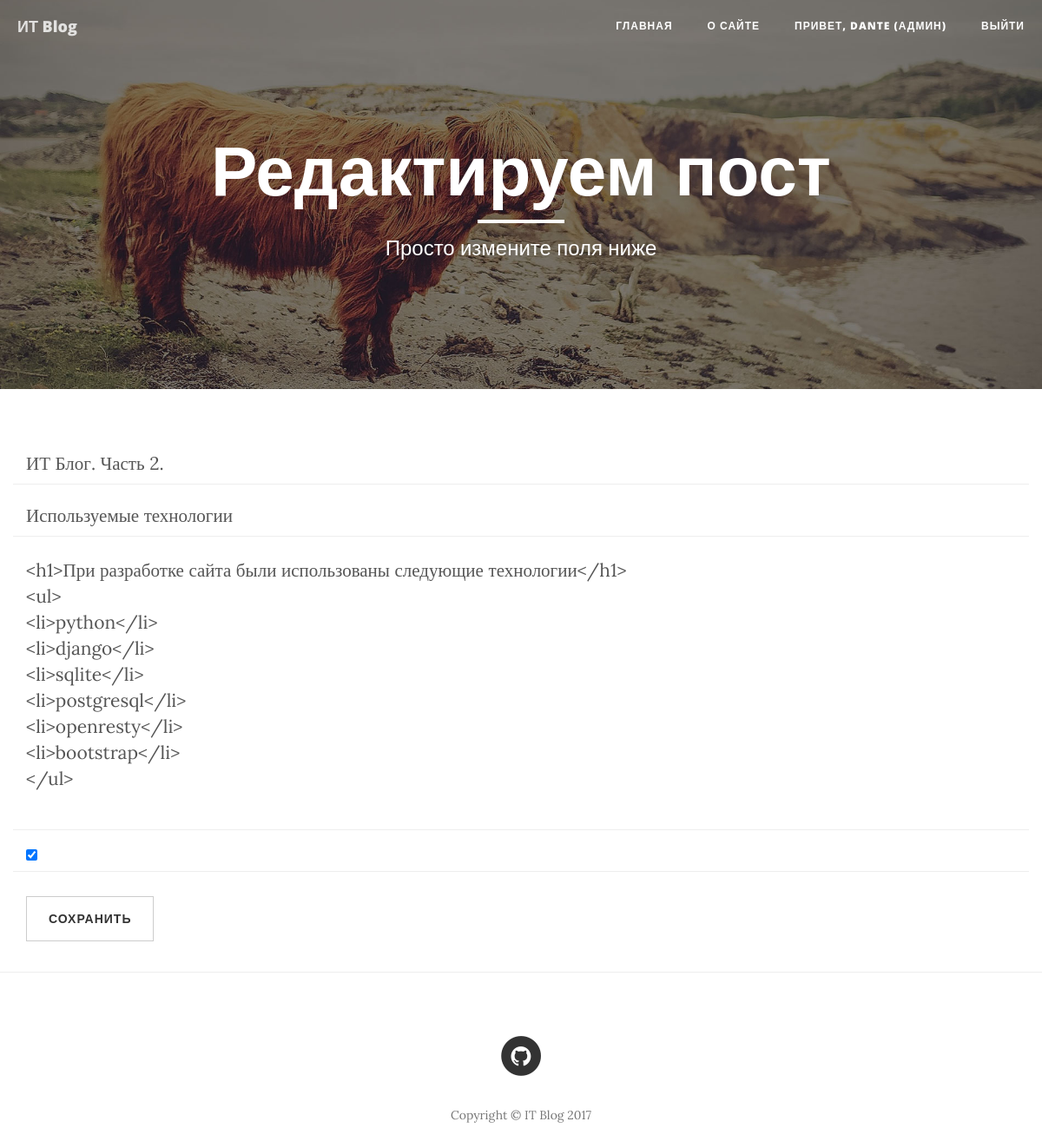
Screenshot of /post/edit/11/ (signed in) with the database file from the repository.
### main_app/models.py (models this page shows, shortened)
class Post(models.Model):
    title = models.CharField(max_length=64, unique=True)
    subtitle = models.CharField(max_length=128, blank=True)
    post_datetime = models.DateTimeField(auto_now=True)
    text = models.TextField()
    is_active = models.BooleanField(default=False)
    user = models.ForeignKey(User)

### main_app/views.py (the view)
# urls.py: url(r'^post/edit/(?P<pk>\d+)/$', login_required(PostUpdateView.as_view()), name='edit_post'),
class PostUpdateView(UpdateView):
    model = Post
    template_name = 'edit.html'
    success_url = '/'
    form_class = PostForm

### main_app/forms.py
class PostForm(forms.ModelForm):
    title = forms.CharField(label='Заголовок',
                            widget=forms.TextInput(attrs={'class': 'form-control', 'placeholder': 'Заголовок'}))
    subtitle = forms.CharField(label='Подзаголовок',
                               widget=forms.TextInput(attrs={'class': 'form-control', 'placeholder': 'Подзаголовок'}))
    text = forms.CharField(label='Текст',
        widget=forms.Textarea(attrs={'class': 'form-control', 'placeholder': 'Текст (поддерживается html)'}))
    class Meta:
        model = Post
        fields = ('title', 'subtitle', 'text', 'is_active')

### main_app/templates/edit.html (shortened to what this page needs)
{% extends "main.html" %}
{% load staticfiles %}
{% block header %}
    <header class="intro-header" style="background-image: url('{% static "img/contact-bg.jpg" %}')">
        <div class="container">
            <div class="row">
                <div class="col-lg-8 col-lg-offset-2 col-md-10 col-md-offset-1">
                    <div class="page-heading">
                        <h1>Редактируем пост</h1>
                        <hr class="small">
                        <span class="subheading">Просто измените поля ниже</span>
                    </div>
                </div>
            </div>
        </div>
    </header>
{% endblock %}
{% block content %}
    <form method="post">
        {% for field in form %}
        {% if field.name != 'is_active' or user.is_superuser %}
            <div class="row control-group">
                <div class="form-group col-xs-12 floating-label-form-group controls">
                    {{field}}
                    </div>
            </div>
        {% endif %}
        {% endfor %}
        <br>
        <div class="row">
            <div class="form-group col-xs-12">
                <button type="submit" class="btn btn-default">Сохранить</button>
            </div>
        </div>
    </form>
{% endblock %}

### templates/main.html (shortened to what this page needs)
{% extends "base.html" %}
{% load staticfiles %}
{% block main %}
    <nav class="navbar navbar-default navbar-custom navbar-fixed-top">
        <div class="container-fluid">
            <div class="navbar-header page-scroll">
                <a class="navbar-brand" href="{% url 'index' %}">ИТ Blog</a>
            </div>
            <div class="collapse navbar-collapse" id="bs-example-navbar-collapse-1">
                <ul class="nav navbar-nav navbar-right">
                    <li>
                        <a href="{% url 'index' %}">главная</a>
                    </li>
                    <li>
                        <a href="{% url 'about' %}">о сайте</a>
                    </li>
                    {% if user.is_authenticated %}
                        {% if user.is_superuser %}
                            <li><a href="{% url 'by_author' author_id=user.id %}">привет,  {{user.username}} (АДМИН)</a></li>
                        {% else %}
                            <li><a href="{% url 'by_author' author_id=user.id %}">привет,  {{user.username}}</a></li>
                        {% endif %}
                        <li><a href="{% url 'logout' %}">Выйти</a></li>
                    {% else %}
                        <li><a href="{% url 'registration' %}"><span class="glyphicon glyphicon-user"></span>регистрация</a></li>
                        <li><a href="{% url 'login' %}"><span class="glyphicon glyphicon-log-in"></span>Войти</a></li>
                    {% endif %}
                </ul>
            </div>
        </div>
    </nav>
    {% block header %}
    {% endblock %}
    <div class="container">
        {% block content %}
        {% endblock %}
    </div>
    <hr>
    <footer>
        <div class="container">
            <div class="row">
                <div class="col-lg-8 col-lg-offset-2 col-md-10 col-md-offset-1">
                    <ul class="list-inline text-center">
                        <li>
                            <a href="#">
                                <span class="fa-stack fa-lg">
                                    <i class="fa fa-circle fa-stack-2x"></i>
                                    <i class="fa fa-github fa-stack-1x fa-inverse"></i>
                                </span>
                            </a>
                        </li>
                    </ul>
                    <p class="copyright text-muted">Copyright &copy; IT Blog 2017</p>
                </div>
            </div>
        </div>
    </footer>
{% endblock %}

### rows the page displays
Post: form "ИТ Блог. Часть 2." "Используемые технологии" "<h1>При разработке сайта были использованы следующие технологии</h1> <ul> <li>python</li> <li>django</li> <li>sqlite</li> <li>postgresql</li> <li>openresty</li> <li>bootstrap</li> </ul>" "☑"

### other values shown
{{ user.username }} "DANTE"
